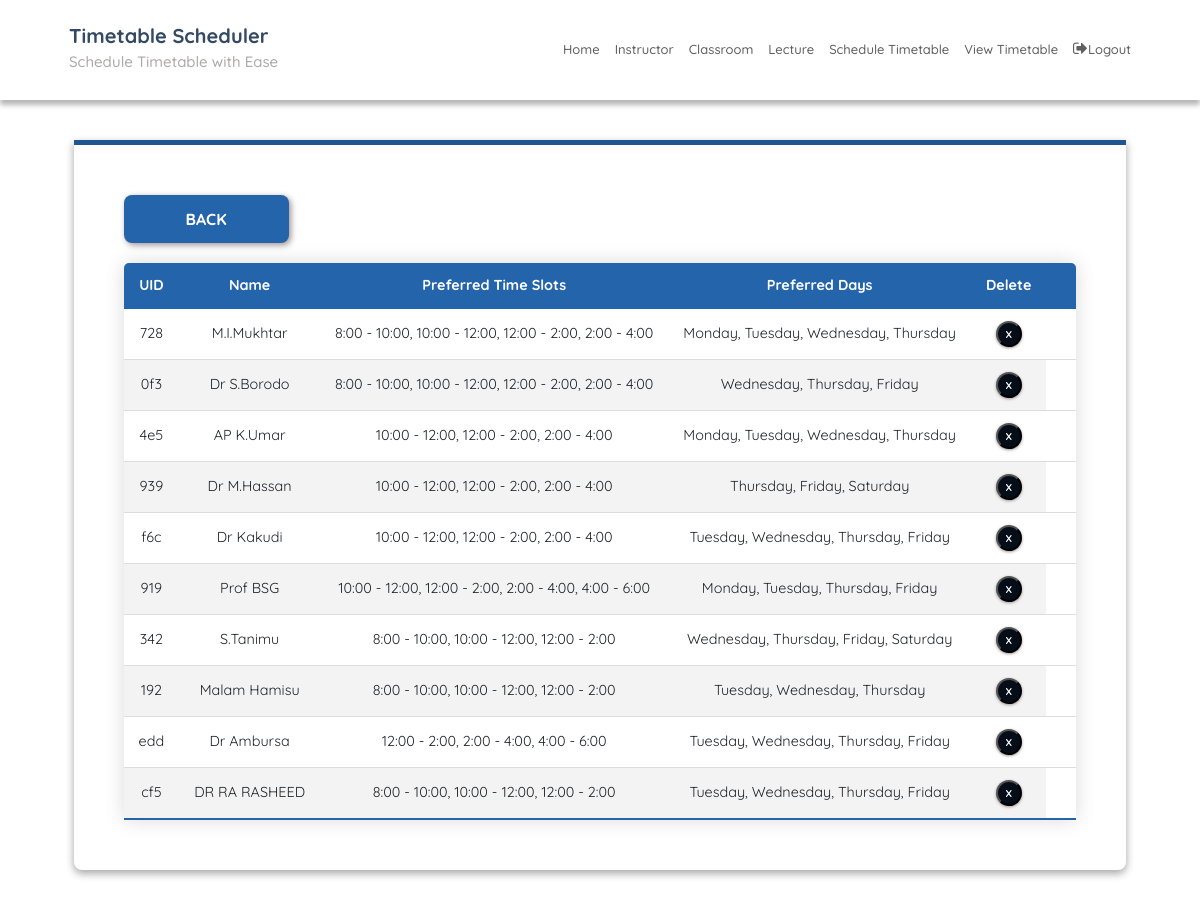
Page /instructorEdit/ (signed in) on the committed database.
### SchedulerApp/models.py (models this page shows, shortened)
class Instructor(models.Model):
    uid = models.CharField(max_length=3, blank=True)
    name = models.CharField(max_length=25)
    preferred_time_slots = models.JSONField(blank=True, null=True)
    preferred_days = models.JSONField(blank=True, null=True)
    def formatted_time_slots(self):
        if isinstance(self.preferred_time_slots, list):
            return ", ".join(self.preferred_time_slots)
        return self.preferred_time_slots  # Fallback if it's a string
    def formatted_days(self):
        if isinstance(self.preferred_days, list):
            return ", ".join(self.preferred_days)
        return self.preferred_days  # Fallback if it's a string

### SchedulerApp/views.py (the view)
# urls.py: path('instructorEdit/', instructorEdit, name='instructorEdit'),
@login_required
def instructorEdit(request):
    context = {'instructors': Instructor.objects.all()}
    return render(request, 'instructorEdit.html', context)

### SchedulerApp/templatetags/index.py (called while the page is built)
    def render(self, context):
        path = context['request'].path
        for p in self.patterns:
            pValue = template.Variable(p).resolve(context)
            if path == pValue:
                return 'active'
        return ''

### templates/instructorEdit.html (shortened to what this page needs)
{% extends 'base.html' %}
{% block content %}
{% load static %}
<fieldset class="fieldset">
  <div class="tablink">
    <button onclick="location.href='{% url 'instructorAdd'%}'" class="submit"> Back </button>
  </div>
  <div class="tabcontent" id="edit">
    <table class="editTable">
      <thead>
        <tr class="table-headers">
          <th>UID</th>
          <th>Name</th>
          <th>Preferred Time Slots</th>
          <th>Preferred Days</th>
          <th>Delete</th>
          <th class="empty"></th>
        </tr>
      </thead>
      <tbody>
        {% for inst in instructors %}
        <tr>
          <td>{{ inst.uid }}</td>
          <td>{{ inst.name }}</td>
          <td>{{ inst.formatted_time_slots }}</td>
          <td>{{ inst.formatted_days }}</td>
          <td class="empty">
            <form action="{% url 'deleteinstructor' inst.id %}" method="post">
              <input type="submit" value="X" class="cross">
            </form>
          </td>
        </tr>
        {% endfor %}
      </tbody>
    </table>
  </div>
</fieldset>
{% endblock %}

### static/CSS/style.css (style rules this page uses)
:root { --blue1: #1f5692; --blue2: #1a4779; --blue3: #1a4779; --blue4: #0f2b49; --blue5: #2464aa; --blue6: #0a1d31; --blue7: #050e18; --white: #fff; --grey: #aaa; --dark-grey: #444; --light-grey: #a29999; --lighter-grey: #dddddd; --lightest-grey: #f3f3f3; --box-shadow: #9e9292; }
html { font-size: 100%; box-sizing: border-box; scroll-behavior: smooth; }
html, body { margin: 0; padding: 0; width: 100vw; min-height: 100%; text-rendering: optimizeLegibility; font-family: "Quicksand", sans-serif; font-size: 62.5%; }
body { position: relative; }
button { border-style: none; }
fieldset { padding: 50px; border-radius: 0 0 8px 8px; background: transparent; box-shadow: rgba(0, 0, 0, 0.145) 0px 4px 8px, rgba(0, 0, 0, 0.24) 0px 3px 8px; border-top: 5px solid var(--blue1); }
.fieldset { min-width: 65rem; font-size: 1.6rem; }
.tablink { display: grid; grid-template-columns: 1fr 1fr; }
.tabcontent { display: grid; gap: 3rem; }
.submit { border: none; border-radius: 0.8rem; width: 16.5rem; padding: 1.2rem 1.8rem; font-size: 1.6rem; font-weight: bold; text-transform: uppercase; cursor: pointer; color: var(--white); background-color: var(--blue5); box-shadow: 2px 2px 6px var(--box-shadow); outline: none; }
.submit { background-position: center; transition: background 0.5s; }
.editTable, .timetable { border-collapse: collapse; margin-top: 2rem; font-size: 0.9em; min-width: 40rem; border-radius: 5px 5px 0 0; overflow: hidden; box-shadow: 0 0 20px rgba(0, 0, 0, 0.15); text-align: center; }
.editTable thead tr, .timetable thead tr { background-color: var(--blue5); color: var(--white); font-weight: bold; }
.editTable th, .editTable td, .timetable th, .timetable td { padding: 1.2rem 1.5rem; }
.editTable tbody tr, .timetable tbody tr { border-bottom: 1px solid var(--lighter-grey); }
.editTable tbody tr:nth-of-type(even), .timetable tbody tr:nth-of-type(even) { background-color: var(--lightest-grey); }
.editTable tbody tr:last-of-type, .timetable tbody tr:last-of-type { border-bottom: 2px solid var(--blue5); }
.empty form { display: flex; justify-content: center; }
.cross { border-radius: 50%; font-size: 1rem; font-weight: bold; box-shadow: 0px 1px 3px 0px var(--box-shadow); padding: 4px; color: var(--white); background-color: var(--blue7); cursor: pointer; width: 2.6rem; height: 2.6rem; }

### rows in the picture
Instructor: uid "728", name "M.I.Mukhtar", formatted_time_slots "8:00 - 10:00, 10:00 - 12:00, 12:00 - 2:00, 2:00 - 4:00", formatted_days "Monday, Tuesday, Wednesday, Thursday"
Instructor: uid "0f3", name "Dr S.Borodo", formatted_time_slots "8:00 - 10:00, 10:00 - 12:00, 12:00 - 2:00, 2:00 - 4:00", formatted_days "Wednesday, Thursday, Friday"
Instructor: uid "4e5", name "AP K.Umar", formatted_time_slots "10:00 - 12:00, 12:00 - 2:00, 2:00 - 4:00", formatted_days "Monday, Tuesday, Wednesday, Thursday"
Instructor: uid "939", name "Dr M.Hassan", formatted_time_slots "10:00 - 12:00, 12:00 - 2:00, 2:00 - 4:00", formatted_days "Thursday, Friday, Saturday"
Instructor: uid "f6c", name "Dr Kakudi", formatted_time_slots "10:00 - 12:00, 12:00 - 2:00, 2:00 - 4:00", formatted_days "Tuesday, Wednesday, Thursday, Friday"
Instructor: uid "919", name "Prof BSG", formatted_time_slots "10:00 - 12:00, 12:00 - 2:00, 2:00 - 4:00, 4:00 - 6:00", formatted_days "Monday, Tuesday, Thursday, Friday"
Instructor: uid "342", name "S.Tanimu", formatted_time_slots "8:00 - 10:00, 10:00 - 12:00, 12:00 - 2:00", formatted_days "Wednesday, Thursday, Friday, Saturday"
Instructor: uid "192", name "Malam Hamisu", formatted_time_slots "8:00 - 10:00, 10:00 - 12:00, 12:00 - 2:00", formatted_days "Tuesday, Wednesday, Thursday"
Instructor: uid "edd", name "Dr Ambursa", formatted_time_slots "12:00 - 2:00, 2:00 - 4:00, 4:00 - 6:00", formatted_days "Tuesday, Wednesday, Thursday, Friday"
Instructor: uid "cf5", name "DR RA RASHEED", formatted_time_slots "8:00 - 10:00, 10:00 - 12:00, 12:00 - 2:00", formatted_days "Tuesday, Wednesday, Thursday, Friday"
